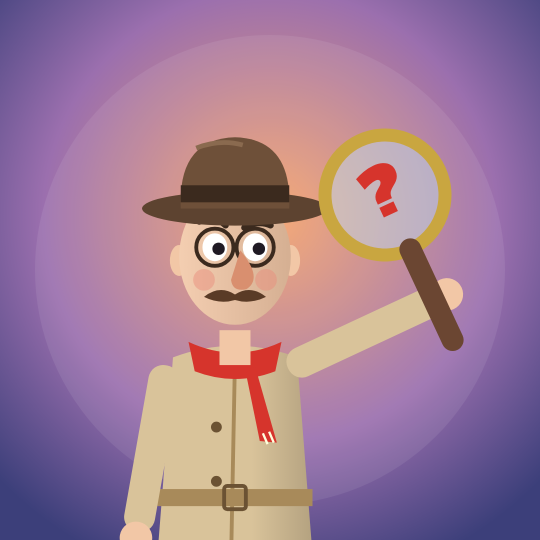
#> input picture Profilbild_Krause.png, 1080 x 1080 px (shown at 1/2 size); its folder holds only this picture in this run
$ python -i track.py   (imports and definitions only)
#> lines starting #> are read from the running program, lines starting #| are printed output that depends on the picture
#> further down, picture is the input picture: shape (1080, 1080, 3); mean B, G, R 149.6, 123.6, 160.1
#!/usr/bin/env python3
"""Automatische Platzierung von Kreisen/Pfeilen auf Gesichter oder Personen.

Overlay-Felder:
  target: "face" | "person"   -> wonach gesucht wird
  hint:   [x, y]              -> grobe Stelle im 1080x1920-Bild (nimmt die naechste Erkennung)
Ergebnis:
  Kreis  -> Mittelpunkt + Groesse so, dass der Kreis das Ziel UMSCHLIESST (nicht verdeckt)
  Pfeil  -> Spitze sitzt mit Abstand VOR dem Ziel und zeigt auf dessen Mitte
  Bewegt sich das Ziel, wandert das Overlay mit (x_end/y_end).
Benoetigt opencv-python-headless 4.x (mit Haar-Cascades).
"""
import math
import cv2

_face = None
_face2 = None
_profile = None
_hog = None

def _init():
    global _face, _face2, _profile, _hog
    if _face is None:
        d = cv2.data.haarcascades
        _face = cv2.CascadeClassifier(d + "haarcascade_frontalface_default.xml")
        _face2 = cv2.CascadeClassifier(d + "haarcascade_frontalface_alt2.xml")
        _profile = cv2.CascadeClassifier(d + "haarcascade_profileface.xml")
        _hog = cv2.HOGDescriptor()
        _hog.setSVMDetector(cv2.HOGDescriptor_getDefaultPeopleDetector())

# [6 lines left out: function grab, not called in this run]

def faces(frame):
    _init()
    g = cv2.equalizeHist(cv2.cvtColor(frame, cv2.COLOR_BGR2GRAY))
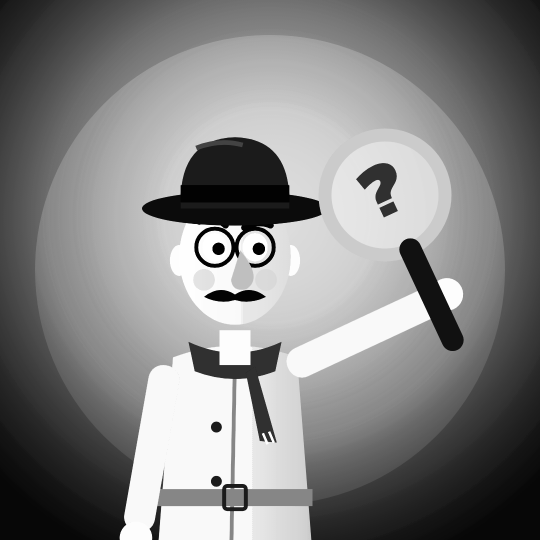
#> g: shape (1080, 1080) (shown at 1/2 size); min 0, max 255, mean 129.2
    out = []
    for c in (_face, _face2):
        out += [tuple(b) for b in c.detectMultiScale(g, 1.08, 5, minSize=(60, 60))]
#> after the loop, out = []
    for flip in (False, True):
        gg = cv2.flip(g, 1) if flip else g
        for (x, y, w, h) in _profile.detectMultiScale(gg, 1.08, 5, minSize=(60, 60)):
            out.append((g.shape[1] - x - w if flip else x, y, w, h))
#> this loop made 2 passes
#> pass 2, in faces, `gg = cv2.flip(g, 1) if flip else g`:
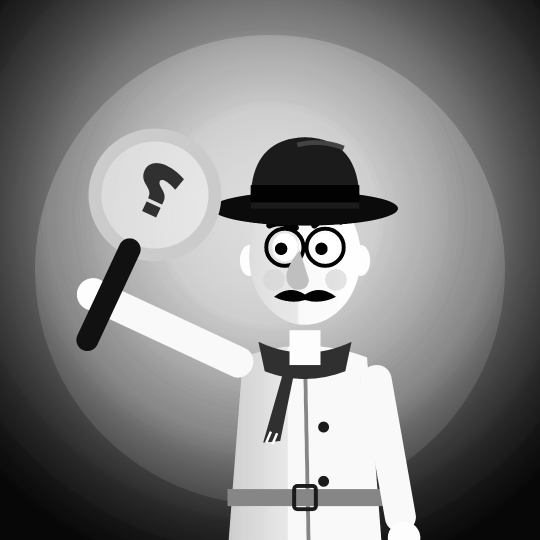
#> gg: shape (1080, 1080) (shown at 1/2 size); min 0, max 255, mean 129.2
    return out

# [114 lines left out: functions persons, _nearest, locate, place, follow_path, not called in this run]

>>> import cv2
>>> picture = cv2.imread('../../Profilbild_Krause.png')
>>> result = faces(picture)
#> result = []
